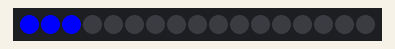
A sketch run on a simulated Arduino Mega 2560, built with avr-gcc and run on an emulated ATmega2560. Parts: 17 RGB LEDs in strip order, left to right. The strip is taken to match the declared colour order.

Above: at 0.1 s.
At 1.1 s:
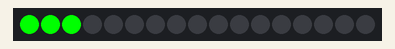

Measured:
- what the display in image 1 shows lasts 0.5 s, from 1.0 s to 1.5 s

The sketch:

Neopixel_Example.ino
```cpp
#include <Adafruit_NeoPixel.h>


const int ledPin = 17;
const int numLeds = 17;
const int potPin = 23;

Adafruit_NeoPixel strip = Adafruit_NeoPixel(numLeds, ledPin, NEO_RGB + NEO_KHZ800);

void setup() {
  strip.begin();
}

void setAllColor(const char * color) {
  const char * red = "red";
  const char * green = "green";
  const char * blue = "blue";

  if (strcmp (color, red) != 0) {
    strip.setPixelColor(0, strip.Color(255, 0, 0));
    strip.setPixelColor(1, strip.Color(255, 0, 0));
    strip.setPixelColor(2, strip.Color(255, 0, 0));
  }

  if (strcmp (color, green) != 0) {
    strip.setPixelColor(0, strip.Color(0, 255, 0));
    strip.setPixelColor(1, strip.Color(0, 255, 0));
    strip.setPixelColor(2, strip.Color(0, 255, 0));
  }

  if (strcmp (color, blue) != 0) {
    strip.setPixelColor(0, strip.Color(0, 0, 255));
    strip.setPixelColor(1, strip.Color(0, 0, 255));
    strip.setPixelColor(2, strip.Color(0, 0, 255));
  }

  strip.show();
  delay(500);
}

void setAllRed() {
  setAllColor("red");
  // strip.setPixelColor(0, strip.Color(63, 0 , 0));
  // strip.setPixelColor(1, strip.Color(63, 0 , 0));
  // strip.setPixelColor(2, strip.Color(63, 0 , 0));

  // strip.show();
  // if (millisecondsDelay != 500) {
  //   delay(millisecondsDelay);
  // } else {
  //   delay(500);
  // }
}

void setAllGreen() {
  setAllColor("green");
  // strip.setPixelColor(0, strip.Color(0, 63, 0));
  // strip.setPixelColor(1, strip.Color(0, 63, 0));
  // strip.setPixelColor(2, strip.Color(0, 63, 0));

  // strip.show();
  // if (millisecondsDelay != 500) {
  //   delay(millisecondsDelay);
  // } else {
  //   delay(500);
  // }
}

void setAllBlue() {
  setAllColor("blue");
  // strip.setPixelColor(0, strip.Color(0, 0 , 63));
  // strip.setPixelColor(1, strip.Color(0, 0 , 63));
  // strip.setPixelColor(2, strip.Color(0, 0 , 63));

  // strip.show();

  // if (millisecondsDelay != 500) {
  //   delay(millisecondsDelay);
  // } else {
  //   delay(500);
  // }
}

void loop() {
  setAllRed();
  setAllGreen();
  setAllBlue();
}
```
